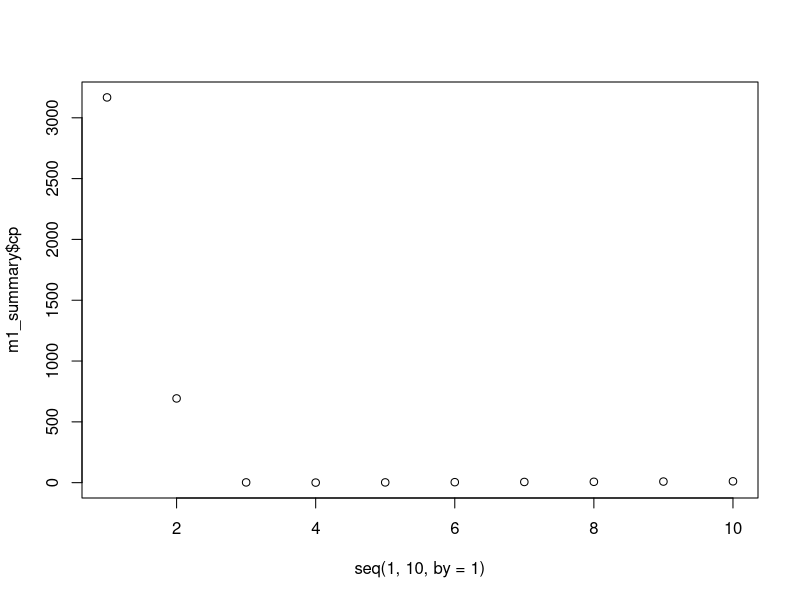
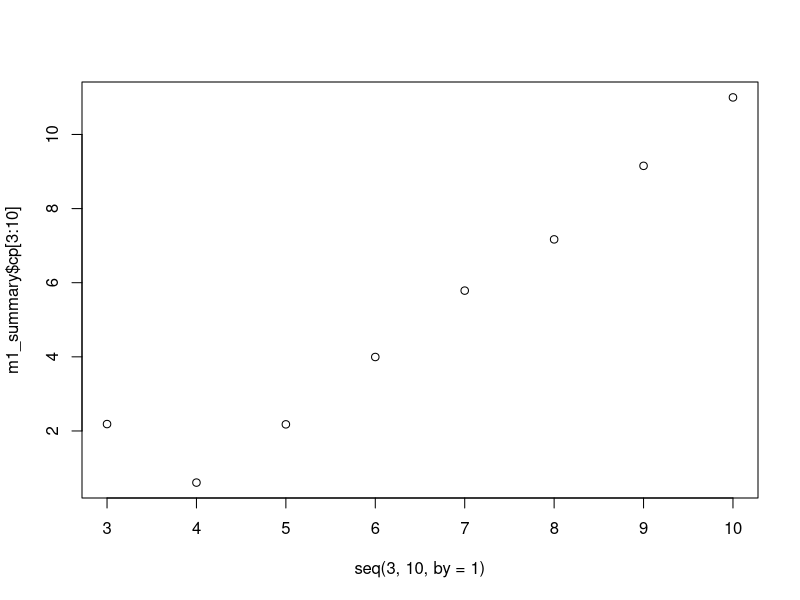
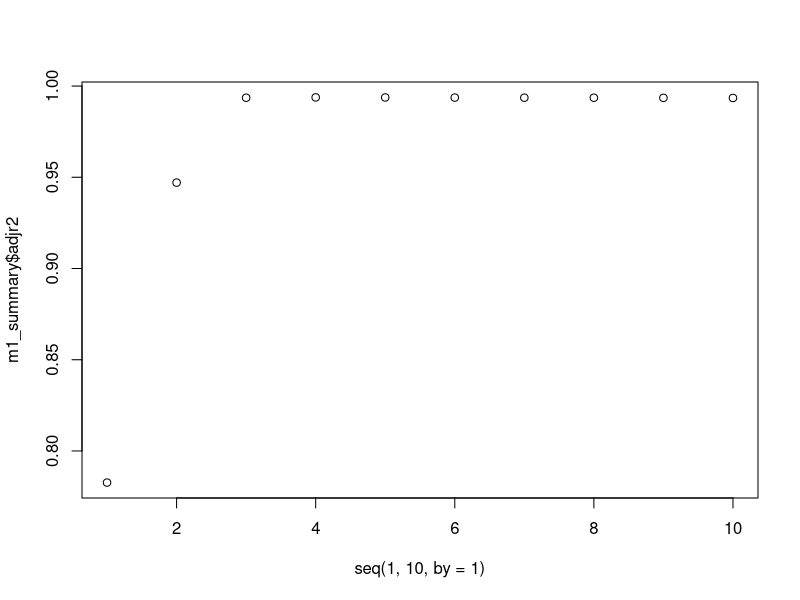
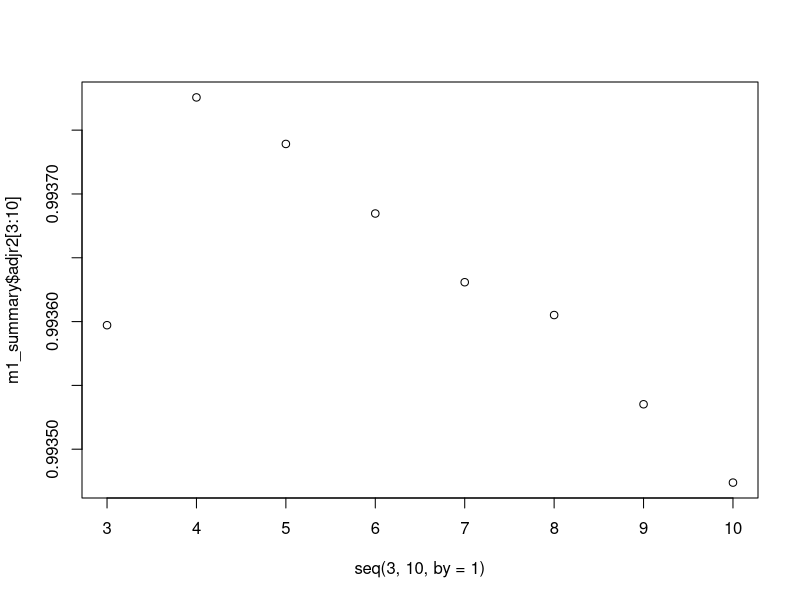
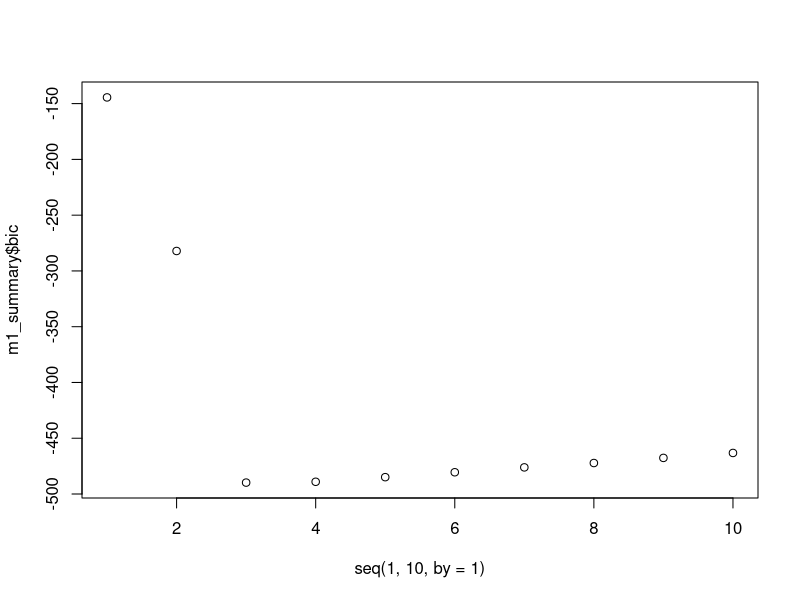
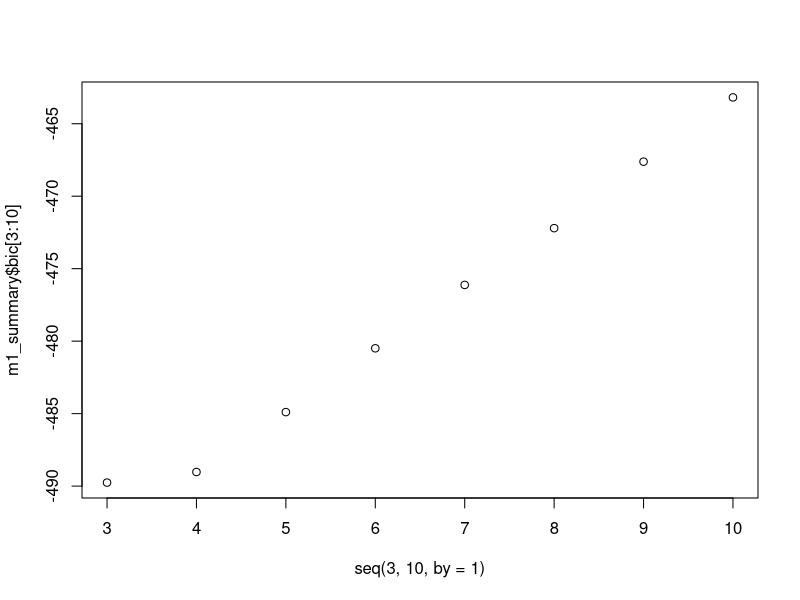
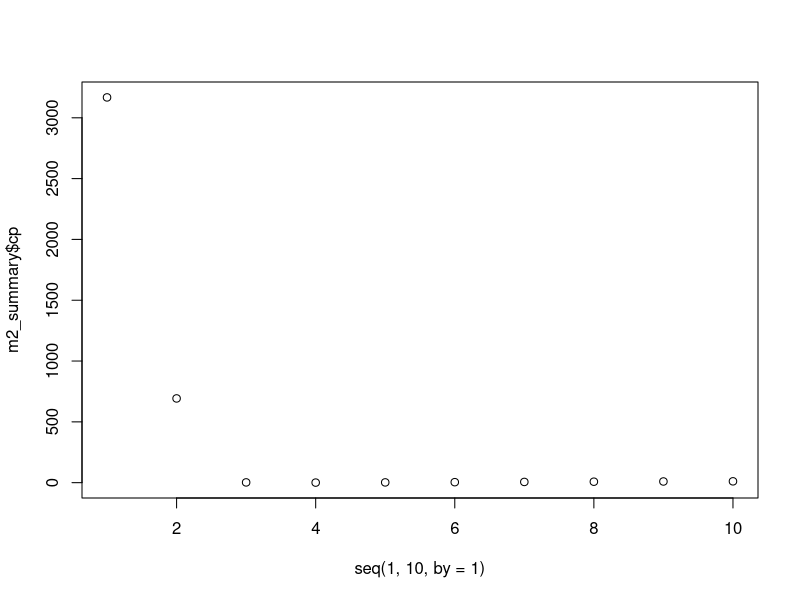
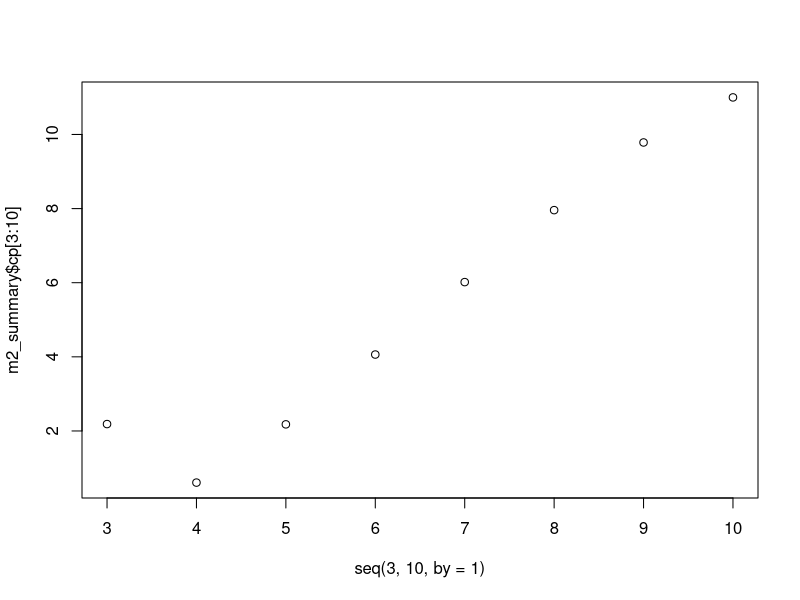

The R source for these figures, in order:

rm(list=ls())
library(leaps)
library(dplyr)
library(glmnet)

# a.
set.seed(1)
x <- rnorm(100)
epsilon <- rnorm(100)
head(x); head(epsilon)

# b.
# Control - Define constants:
b0 <- 4; b1 <- 5; b2 <- -4; b3 <- 3
# Construct response:
y <- b0 + b1*x + b2*x^2 + b3*x^3 + epsilon 
head(y)

# c.
data <- y
for (i in 1:10)
{
  data <- cbind(data, x^i)
}
data_df <- as.data.frame(data)
head(data_df)
data_df_names <- (data_df %>% rename(y=data, x=V2, x2=V3, x3=V4, x4=V5, x5=V6, x6=V7, x7=V8, x8=V9,
                                     x9=V10, x10=V11))
head(data_df_names)
# Best subset:
m1 <- regsubsets(y~., data=data_df_names, nvmax=10)
m1_summary <- summary(m1)
names(m1_summary)
# Plots:
plot(seq(1,10,by=1), m1_summary$cp)
plot(seq(3,10,by=1), m1_summary$cp[3:10])
# Mallow's c implies that the 4 variable model is optimal
plot(seq(1,10,by=1), m1_summary$adjr2)
plot(seq(3,10,by=1), m1_summary$adjr2[3:10])
# Adj R^2 as well implies that the 4 variable model is optimal
plot(seq(1,10,by=1), m1_summary$bic)
plot(seq(3,10,by=1), m1_summary$bic[3:10])
# BIC implies that the 3-variable model is optimal.  Not surprising
# that it is a more parsimonious model than cp and adjr2 b/c
# BIC has a higher penalty, and often is too punitive on more parms.
# Given a 2 of 3 plurality vote, I select the 4-variable model
# and below report its coefs:
coef(m1, 4)
# (Intercept)           x          x2          x3          x5 
# 4.07200775  5.38745596 -4.15424359  2.55797426  0.08072292
coef(m1, 3)
# However, BIC correctly selects the DGP, and its coefs are
# quite close to the true ones!
# (Intercept)           x          x2          x3 
# 4.061507    4.975280   -4.123791    3.017639

# d. 
# Forward stepwise selection:
m2 <- regsubsets(y~., data=data_df_names, nvmax=10, method="forward")
m2_summary <- summary(m2)
names(m2_summary)
# Plots:
plot(seq(1,10,by=1), m2_summary$cp)
plot(seq(3,10,by=1), m2_summary$cp[3:10])
# Suggests 4, same as above.
plot(seq(1,10,by=1), m2_summary$adjr2)
plot(seq(3,10,by=1), m2_summary$adjr2[3:10])
# Suggests 4, same as above.
plot(seq(1,10,by=1), m2_summary$bic)
plot(seq(3,10,by=1), m2_summary$bic[3:10])
# Suggests 3, same as above.
# Backward:
m3 <- regsubsets(y~., data=data_df_names, nvmax=10, method="backward")
m3_summary <- summary(m3)
names(m3_summary)
# Plots:
plot(seq(1,10,by=1), m3_summary$cp)
plot(seq(3,10,by=1), m3_summary$cp[3:10])
# Suggests 4, same as above.
plot(seq(1,10,by=1), m3_summary$adjr2)
plot(seq(3,10,by=1), m3_summary$adjr2[3:10])
# Suggests 4, same as above.
plot(seq(1,10,by=1), m3_summary$bic)
plot(seq(3,10,by=1), m3_summary$bic[3:10])
# Suggests 3, same as above.
# All of the conclusions are the same, regardless of which
# of the 3 methods we choose. 

# e.
m4 <- cv.glmnet(as.matrix(data_df_names[,2:11]), 
                as.matrix(data_df_names[,1]), alpha=1)
summary(m4)
best_lam <- m4$lambda.min
#  Optimal value of lambda is 0.05792
plot(m4$lambda, (m4$cvsd)^2, xlim=c(0,0.1))
# Plot shows best_lam produces lowest cvsd, and thus lowest cv error.
m5 <- glmnet(as.matrix(data_df_names[,2:11]), 
                as.matrix(data_df_names[,1]), alpha=1, lambda=best_lam)
coef(m5)
# Selected coefficients:
# s0
# (Intercept)  4.02436329
# x            5.31155555
# x2          -4.08452199
# x3           2.60461865
# x4           .         
# x5           0.06799156
# x6           .         
# x7           .         
# x8           .         
# x9           .         
# x10          .         
# Results obtained suggest that very little penalty is optimal.
# Perhaps it realizes that x6-x10 coef are close to 0 (since simply
# noise), and it only penalizes a little bit just to set most of 
# those coef = 0, but no need to shrink x-x3 coef significantly,
# since those are truly signal from the DGP.

# f.
# Generate DGP:
# Construct response:
y2 <- b0 + b2*x^7 + epsilon
# Best subset selection:
m6 <- regsubsets(y2~., data=data_df_names, nvmax=10)
m6_summary <- summary(m6)
# It correctly identifies the model with only an int and  x^7 as
# the best 1 variable model.
names(m6_summary)
# Plots:
plot(seq(1,10,by=1), m6_summary$cp)
plot(seq(6,10,by=1), m6_summary$cp[6:10])
which.min(m6_summary$cp)
which.min(m6_summary$adjr2)
which.min(m6_summary$bic)
# Mallow's Cp recommends the model with all 10 variables in it,
# while adjr2 recommends 1, and bic recommends 6.
coefficients(m6, id=1)
dd <- x^7
m6_5 <- lm(y2~dd)
summary(m6_5)
# Estimates Int=3.95 instead of 4, and x^7 coef of -3.99 instead of -4.
# LASSO:
m7 <- cv.glmnet(as.matrix(data_df_names[,2:11]), 
                as.matrix(y2), alpha=1)
summary(m7)
best_lam <- m7$lambda.min
# Optimal value of lambda is 7.754672
m8 <- glmnet(as.matrix(data_df_names[,2:11]), 
             as.matrix(y2), alpha=1, lambda=best_lam)
summary(m8)
m8$beta
m8$a0
# This estimates int=3.4 and x^7 coef of -3.87, so not 
# as close to true DGP as best subset.
